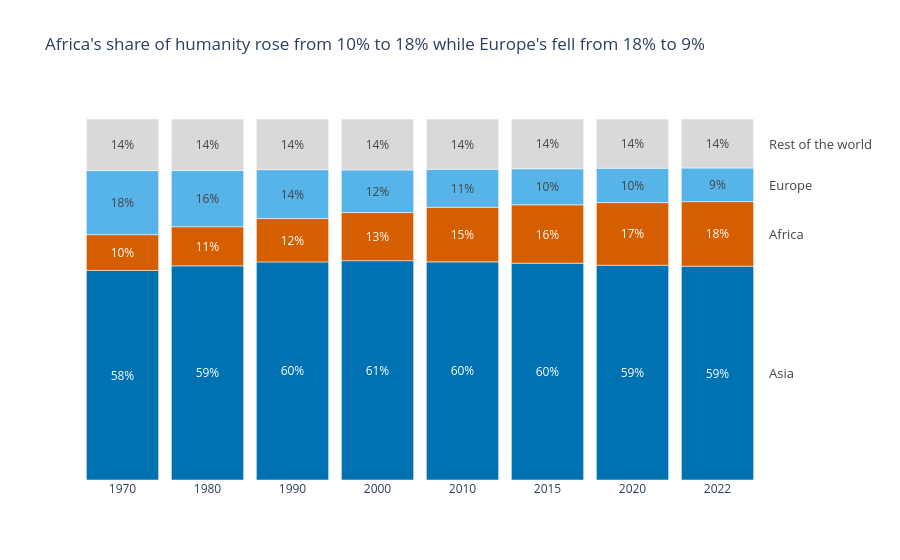

This figure's notebook cell:
### Markdown cell above
**Chart choice & justification:** *Which chart did you choose, and why? Justify design choices.

Because the question is about *shares of a whole* changing over time, I used a **100% stacked bar chart**, one bar per year. Every bar adds up to 100%, so the eye can focus purely on how the slices change. Africa's slice grows and Europe's shrinks, while Asia stays roughly flat at 58–61%. I grouped North America, South America and Oceania as 'Rest of the world' (in grey, as context), as the question suggested, and I used a colour-blind-safe palette for the three continents we care about. The percentages are printed on the bars and the series are labelled on the right, so no legend is needed.

### Code cell
# Q7
df_long['Group'] = np.where(df_long['Continent'].isin(['Africa', 'Asia', 'Europe']),
                            df_long['Continent'], 'Rest of the world')

share = df_long.groupby(['Year', 'Group'], as_index=False)['Population'].sum()
share['Share'] = share['Population'] / share.groupby('Year')['Population'].transform('sum') * 100

stack = ['Asia', 'Africa', 'Europe', 'Rest of the world']           # bottom -> top
cmap = {'Africa': '#D55E00', 'Asia': '#0072B2', 'Europe': '#56B4E9', 'Rest of the world': '#D9D9D9'}

af70 = share.query("Year == 1970 and Group == 'Africa'")['Share'].iloc[0]
af22 = share.query("Year == 2022 and Group == 'Africa'")['Share'].iloc[0]
eu70 = share.query("Year == 1970 and Group == 'Europe'")['Share'].iloc[0]
eu22 = share.query("Year == 2022 and Group == 'Europe'")['Share'].iloc[0]

fig = px.bar(share, x='Year', y='Share', color='Group', color_discrete_map=cmap,
             category_orders={'Group': stack}, template='plotly_white',
             title=f"Africa's share of humanity rose from {af70:.0f}% to {af22:.0f}% "
                   f"while Europe's fell from {eu70:.0f}% to {eu22:.0f}%")

fig.update_traces(texttemplate='%{y:.0f}%', textposition='inside', insidetextanchor='middle')
fig.update_xaxes(type='category', title=None, showgrid=False)       # years are unevenly spaced -> treat as labels
fig.update_yaxes(visible=False, showgrid=False)

# Direct labels on the right instead of a legend
last = share[share['Year'] == 2022].set_index('Group')['Share']
bottom = 0
for g in stack:
    fig.add_annotation(x=1.01, xref='paper', y=bottom + last[g] / 2, yref='y', text=g,
                       showarrow=False, xanchor='left', font=dict(size=13, color='#444'))
    bottom += last[g]

fig.update_layout(showlegend=False, margin=dict(r=140), bargap=0.15)
fig.show()

### Figure 1 — Plotly figure (JSON) as saved in the notebook; plotly's stock layout.template omitted (floating-point values rounded to 4 significant figures)
{"data": [{"hovertemplate": "Group=Asia<br>Year=%{x}<br>Share=%{y}<extra></extra>", "insidetextanchor": "middle", "legendgroup": "Asia", "marker": {"color": "#0072B2", "pattern": {"shape": ""}}, "name": "Asia", "orientation": "v", "showlegend": true, "textposition": "inside", "texttemplate": "%{y:.0f}%", "type": "bar", "x": [1970, 1980, 1990, 2000, 2010, 2015, 2020, 2022], "xaxis": "x", "y": [58.06, 59.32, 60.41, 60.76, 60.43, 60.05, 59.48, 59.21], "yaxis": "y"}, {"hovertemplate": "Group=Africa<br>Year=%{x}<br>Share=%{y}<extra></extra>", "insidetextanchor": "middle", "legendgroup": "Africa", "marker": {"color": "#D55E00", "pattern": {"shape": ""}}, "name": "Africa", "orientation": "v", "showlegend": true, "textposition": "inside", "texttemplate": "%{y:.0f}%", "type": "bar", "x": [1970, 1980, 1990, 2000, 2010, 2015, 2020, 2022], "xaxis": "x", "y": [9.893, 10.84, 12.01, 13.32, 15.11, 16.18, 17.36, 17.89], "yaxis": "y"}, {"hovertemplate": "Group=Europe<br>Year=%{x}<br>Share=%{y}<extra></extra>", "insidetextanchor": "middle", "legendgroup": "Europe", "marker": {"color": "#56B4E9", "pattern": {"shape": ""}}, "name": "Europe", "orientation": "v", "showlegend": true, "textposition": "inside", "texttemplate": "%{y:.0f}%", "type": "bar", "x": [1970, 1980, 1990, 2000, 2010, 2015, 2020, 2022], "xaxis": "x", "y": [17.76, 15.59, 13.55, 11.81, 10.53, 9.987, 9.514, 9.32], "yaxis": "y"}, {"hovertemplate": "Group=Rest of the world<br>Year=%{x}<br>Share=%{y}<extra></extra>", "insidetextanchor": "middle", "legendgroup": "Rest of the world", "marker": {"color": "#D9D9D9", "pattern": {"shape": ""}}, "name": "Rest of the world", "orientation": "v", "showlegend": true, "textposition": "inside", "texttemplate": "%{y:.0f}%", "type": "bar", "x": [1970, 1980, 1990, 2000, 2010, 2015, 2020, 2022], "xaxis": "x", "y": [14.29, 14.25, 14.02, 14.1, 13.93, 13.79, 13.65, 13.57], "yaxis": "y"}], "layout": {"annotations": [{"font": {"color": "#444", "size": 13}, "showarrow": false, "text": "Asia", "x": 1.01, "xanchor": "left", "xref": "paper", "y": 29.61, "yref": "y"}, {"font": {"color": "#444", "size": 13}, "showarrow": false, "text": "Africa", "x": 1.01, "xanchor": "left", "xref": "paper", "y": 68.16, "yref": "y"}, {"font": {"color": "#444", "size": 13}, "showarrow": false, "text": "Europe", "x": 1.01, "xanchor": "left", "xref": "paper", "y": 81.77, "yref": "y"}, {"font": {"color": "#444", "size": 13}, "showarrow": false, "text": "Rest of the world", "x": 1.01, "xanchor": "left", "xref": "paper", "y": 93.21, "yref": "y"}], "bargap": 0.15, "barmode": "relative", "legend": {"title": {"text": "Group"}, "tracegroupgap": 0}, "margin": {"r": 140}, "showlegend": false, "title": {"text": "Africa's share of humanity rose from 10% to 18% while Europe's fell from 18% to 9%"}, "xaxis": {"anchor": "y", "domain": [0, 1], "showgrid": false, "title": {}, "type": "category"}, "yaxis": {"anchor": "x", "domain": [0, 1], "showgrid": false, "title": {"text": "Share"}, "visible": false}}}
